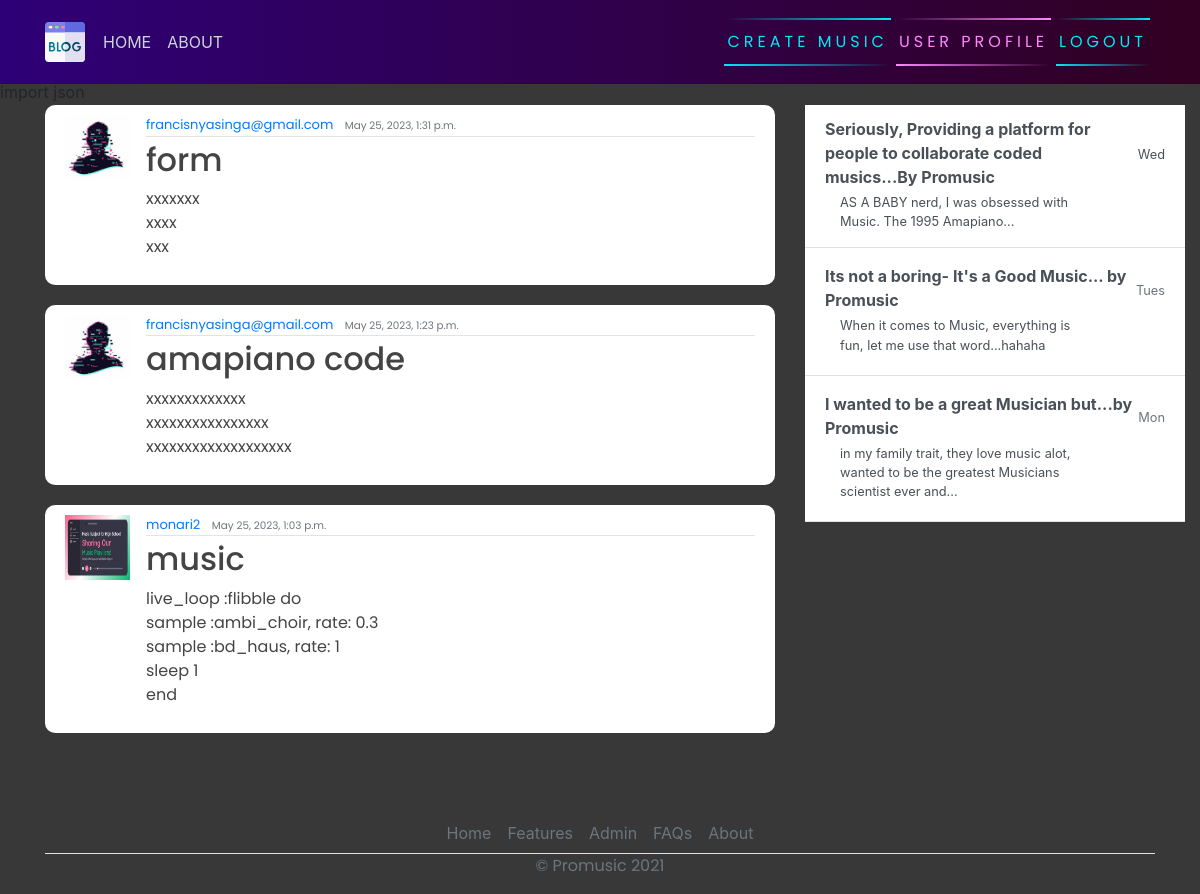
/ (signed in), run on the app's committed database.
### blog/models.py (models this page shows, shortened)
class Post(models.Model):
    title = models.CharField(max_length=200)
    content = models.TextField()
    date_posted = models.DateTimeField(default=timezone.now)
    author = models.ForeignKey(User, on_delete=models.CASCADE)

### users/models.py (models this page shows, shortened)
class Profile(models.Model):
    user = models.OneToOneField(User, on_delete=models.CASCADE)
    image = models.ImageField(default='default.jpg', upload_to='profile_pics')

### blog/views.py (the view)
# urls.py: path('', PostListView.as_view(), name="blog-home"),
class PostListView(LoginRequiredMixin, ListView):
    model = Post
    template_name = 'blog/home.html'
    context_object_name = 'posts'
    ordering = ["-date_posted"]

### blog/templates/blog/home.html
{% extends 'blog/base.html' %}
{% block content %}
    {% for posts in posts %}
        <article class="media content-section">
            <img class="rounded-cirlce article-img" src="{{ posts.author.profile.image.url }}" alt="">
            <div class="media-body">
              <div class="article-metadata">
                <a class="mr-2" href="#">{{ posts.author }}</a>
                <small class="text-muted">{{ posts.date_posted }}</small>
              </div>
              <h2><a class="article-title" href="{% url 'blog-detail' posts.id %}">{{ posts.title }}</a></h2>
              <p class="article-content">{{ posts.content }}</p>
            </div>
            <br>
          </article>
    {% endfor  %}
{% endblock content %}

### blog/templates/blog/base.html (shortened to what this page needs)
{% load static %}
<!DOCTYPE html>
<html>
<head>
    <link rel="stylesheet" href="https://maxcdn.bootstrapcdn.com/bootstrap/4.0.0/css/bootstrap.min.css">
    <link rel="stylesheet" href="{% static 'blog/main.css' %}">
</head>
<body>
    <header class="site-header">
      <nav class="navbar navbar-expand-md navbar-dark bg-steel fixed-top">
        <div class="container">
          <div class="collapse navbar-collapse" id="navbarToggle">
            <div class="navbar-nav mr-auto">
                {% if user.is_authenticated %}
              <a class="nav-item nav-link" href="{% url 'blog-home' %}">HOME</a>
              <a class="nav-item nav-link" href="{% url 'blog-about' %}">ABOUT</a>
            </div>
            <div class="navbar-nav">
                <a href="{% url 'blog-new' %}" id="auth-links">
                <span></span>
                <span></span>
                Create Music
            </a>
                <a href="{% url 'profile' %}" id="auth-links">
                <span></span>
                <span></span>
                User Profile
            </a>
                <a href="{% url 'logout' %}" id="auth-links">
                <span></span>
                <span></span>
                Logout
            </a>
                {% endif %}
            </div>
          </div>
        </div>
      </nav>
    </header>
    <main role="main" class="container">
      <div class="row">
          <div class="col-md-8">
          </div>
        <div class="col-md-8">
           {% block content %}{% endblock %}
        </div>
        <div class="col-md-4">
          <div class="content-sectionw">
            <div class="d-flex flex-column align-items-stretch flex-shrink-0 bg-white" style="width: 380px;" style="padding-top: 120px;">
                <div class="list-group list-group-flush border-bottom scrollarea">
                  <a href="#" class="list-group-item list-group-item-action  lh-tight" aria-current="true">
                    <div class="d-flex w-100 align-items-center justify-content-between">
                      <strong class="mb-1">Seriously, Providing a platform for people to collaborate coded musics...By Promusic
                    </strong>
                      <small>Wed</small>
                    </div>
                    <div class="col-10 mb-1 small">AS A BABY nerd, I was obsessed with Music. The 1995 Amapiano... </div>
                  </a>
                  <a href="#" class="list-group-item list-group-item-action py-3 lh-tight">
                    <div class="d-flex w-100 align-items-center justify-content-between">
                      <strong class="mb-1">Its not a boring- It's a Good Music... by Promusic</strong>
                      <small class="text-muted">Tues</small>
                    </div>
                    <div class="col-10 mb-1 small">When it comes to Music, everything is fun, let me use that word...hahaha</div>
                  </a>
                  <a href="#" class="list-group-item list-group-item-action py-3 lh-tight">
                    <div class="d-flex w-100 align-items-center justify-content-between">
                      <strong class="mb-1">I wanted to be a great Musician but...by Promusic</strong>
                      <small class="text-muted">Mon</small>
                    </div>
                    <div class="col-10 mb-1 small">in my family trait, they love music alot, wanted to be the greatest Musicians scientist ever and...</div>
                  </a>
                </div>
              </div>
          </div>
        </div>
      </div>
        <footer class="" >
          <ul class="nav justify-content-center border-bottom"  style="margin-top: 60px;">
            <li class="nav-item"><a href="#" class="nav-link px-2 text-muted">Home</a></li>
            <li class="nav-item"><a href="#" class="nav-link px-2 text-muted">Features</a></li>
            <li class="nav-item"><a href="admin/" class="nav-link px-2 text-muted">Admin</a></li>
            <li class="nav-item"><a href="https://sonic-pi.net/" class="nav-link px-2 text-muted">FAQs</a></li>
            <li class="nav-item"><a href="#" class="nav-link px-2 text-muted">About</a></li>
          </ul>
          <p class="text-center text-muted">&copy; Promusic 2021</p>
        </footer>
    </main>
</body>
</html>

### blog/static/blog/main.css (style rules this page uses)
body { background-color: rgb(56, 56, 56); margin-top: 5rem; background-size: contain; background-repeat: no-repeat; }
h1, h2, h3, h4, h5, h6, p { color: #444444; font-family: 'Poppins', sans-serif; }
ul { margin: 0; }
.bg-steel { background: linear-gradient(270deg, rgb(49, 0, 33) 0%, rgb(46, 0, 119) 100%); }
.site-header .navbar-nav .nav-link { color: #cbd5db; }
.content-section { background: #ffffff; padding: 10px 20px; border-radius: 10px; margin-bottom: 20px; }
.article-title { color: #444444; }
.article-content { white-space: pre-line; }
.article-img { height: 65px; width: 65px; margin-right: 16px; }
.article-metadata { font-family: 'Poppins', sans-serif; padding-bottom: 1px; margin-bottom: 4px; font-size: 13px; border-bottom: 1px solid #e3e3e3 }
svg { width: 50px; height: 50px; }
#auth-links { font-family: 'Poppins', sans-serif; position: relative; display: inline-block; padding: 12px 3px; margin: 10px 0; color: #03e9f4; text-decoration: none; text-transform: uppercase; transition: 0.5s; letter-spacing: 4px; overflow: hidden; margin-right: 5px; }
#auth-links:nth-child(2) { filter: hue-rotate(110deg); }
#auth-links span { position: absolute; display: block; }
#auth-links span:nth-child(1) { top: 0; left: 0; width: 100%; height: 2px; background: linear-gradient(90deg,transparent,#03e9f4); animation: animate1 1s linear infinite; }
#auth-links span:nth-child(3) { bottom: 0; right: 0; width: 100%; height: 2px; background: linear-gradient(270deg,transparent,#03e9f4); animation: animate3 1s linear infinite; animation-delay: 0.50s; }

### data on the page
Post: author.profile.image (placeholder picture), author "francisnyasinga@gmail.com", date_posted "May 25, 2023, 1:31 p.m.", title "form", content "xxxxxxx xxxx xxx"
Post: author.profile.image (placeholder picture), author "francisnyasinga@gmail.com", date_posted "May 25, 2023, 1:23 p.m.", title "amapiano code", content "xxxxxxxxxxxxx xxxxxxxxxxxxxxxx xxxxxxxxxxxxxxxxxxx"
Post: author.profile.image (placeholder picture), author "monari2", date_posted "May 25, 2023, 1:03 p.m.", title "music", content "live_loop :flibble do sample :ambi_choir, rate: 0.3 sample :bd_haus, rate: 1 sleep 1 end"
